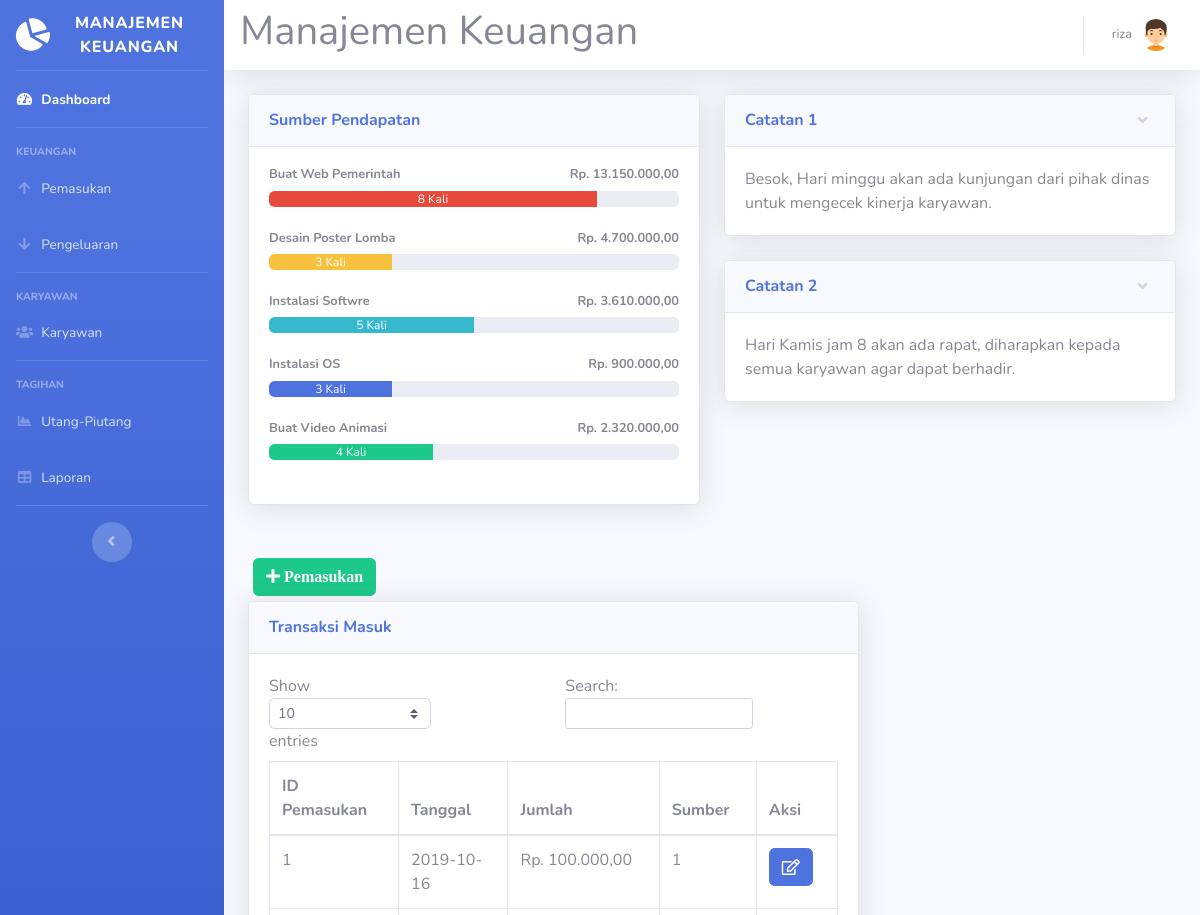
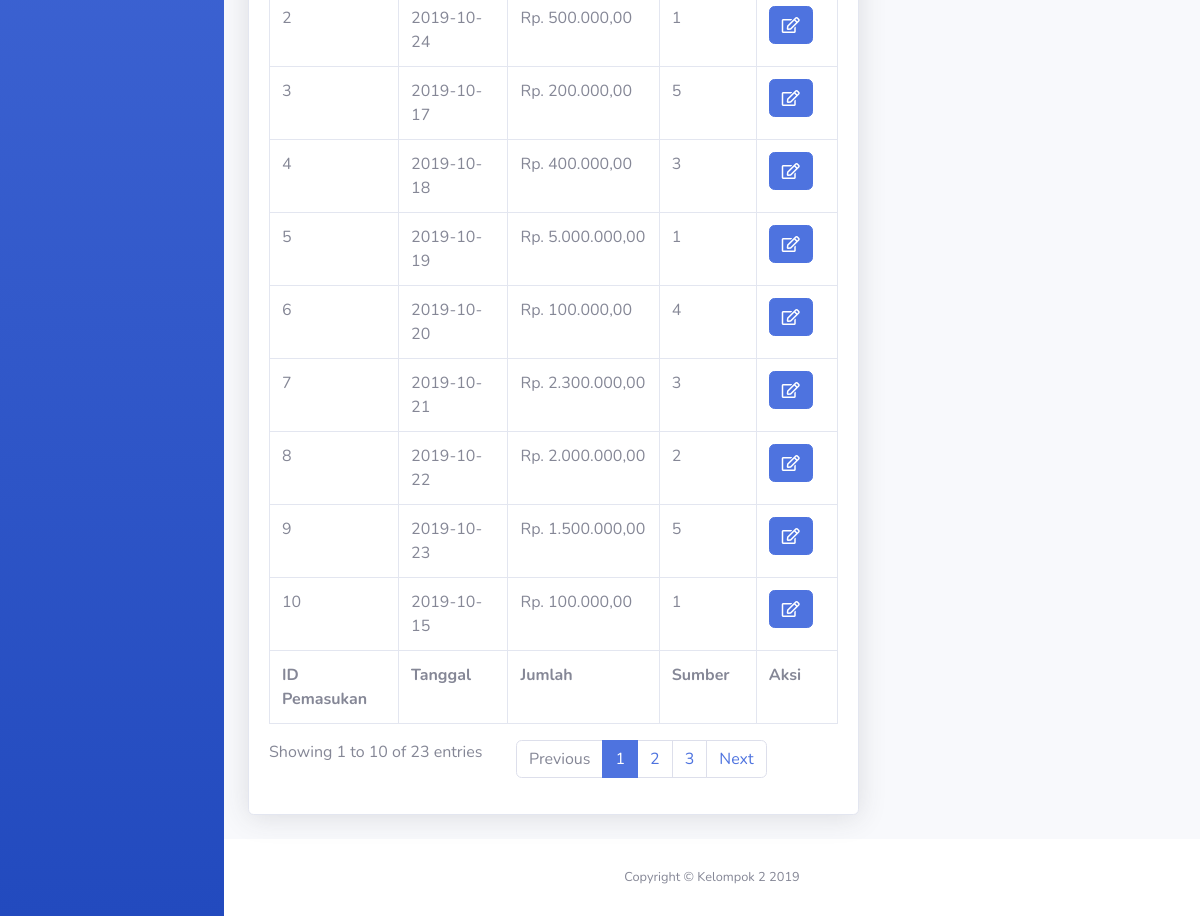
Page /pendapatan.php (signed in) on the committed database (2 pictures, top to bottom).
### tables this page shows
CREATE TABLE `sumber` (
  `id_sumber` int(11) NOT NULL,
  `nama` varchar(40) NOT NULL
);

CREATE TABLE `catatan` (
  `id_catatan` int(11) NOT NULL,
  `catatan` text NOT NULL
);

CREATE TABLE `pemasukan` (
  `id_pemasukan` int(11) NOT NULL,
  `tgl_pemasukan` date NOT NULL,
  `jumlah` int(11) NOT NULL,
  `id_sumber` int(11) NOT NULL
);

### pendapatan.php (the view, shortened to what this page needs)
<!DOCTYPE html>
<html lang="en">
<head>
  <link href="vendor/fontawesome-free/css/all.min.css" rel="stylesheet" type="text/css">
  <link href="css/sb-admin-2.min.css" rel="stylesheet">
</head>
<body id="page-top">
<?php
require 'koneksi.php';
require ('sidebar.php'); ?>
      <div id="content">
<?php require ('navbar.php'); ?>
        <div class="container-fluid">
          <div class="row">
            <div class="col-lg-6 mb-4">
              <div class="card shadow mb-4">
                <div class="card-header py-3">
                  <h6 class="m-0 font-weight-bold text-primary">Sumber Pendapatan</h6>
                </div>
                <div class="card-body">
				<?php
				$namasumber1 = mysqli_query($koneksi,"SELECT * FROM `sumber` where id_sumber= 1 ");
				$sumbern1= mysqli_fetch_assoc($namasumber1);
				$namasumber2 = mysqli_query($koneksi,"SELECT * FROM `sumber` where id_sumber= 2 ");
				$sumbern2= mysqli_fetch_assoc($namasumber2);
				$namasumber3 = mysqli_query($koneksi,"SELECT * FROM `sumber` where id_sumber= 3 ");
				$sumbern3= mysqli_fetch_assoc($namasumber3);
				$namasumber4 = mysqli_query($koneksi,"SELECT * FROM `sumber` where id_sumber= 4 ");
				$sumbern4= mysqli_fetch_assoc($namasumber4);
				$namasumber5 = mysqli_query($koneksi,"SELECT * FROM `sumber` where id_sumber= 5 ");
				$sumbern5= mysqli_fetch_assoc($namasumber5);
				$hasil1=mysqli_query($koneksi,"SELECT * FROM pemasukan where id_sumber = 1");
				while ($jumlah1=mysqli_fetch_array($hasil1)){
				$arrayhasil1[] = $jumlah1['jumlah'];
				}
				$jumlahhasil1 = array_sum($arrayhasil1);
				$hasil2=mysqli_query($koneksi,"SELECT * FROM pemasukan where id_sumber = 2");
				while ($jumlah2=mysqli_fetch_array($hasil2)){
				$arrayhasil2[] = $jumlah2['jumlah'];
				}
				$jumlahhasil2 = array_sum($arrayhasil2);
				$hasil3=mysqli_query($koneksi,"SELECT * FROM pemasukan where id_sumber = 3");
				while ($jumlah3=mysqli_fetch_array($hasil3)){
				$arrayhasil3[] = $jumlah3['jumlah'];
				}
				$jumlahhasil3 = array_sum($arrayhasil3);
				$hasil4=mysqli_query($koneksi,"SELECT * FROM pemasukan where id_sumber = 4");
				while ($jumlah4=mysqli_fetch_array($hasil4)){
				$arrayhasil4[] = $jumlah4['jumlah'];
				}
				$jumlahhasil4 = array_sum($arrayhasil4);
				$hasil5=mysqli_query($koneksi,"SELECT * FROM pemasukan where id_sumber = 5");
				while ($jumlah5=mysqli_fetch_array($hasil5)){
				$arrayhasil5[] = $jumlah5['jumlah'];
				}
				$jumlahhasil5 = array_sum($arrayhasil5);
				$sumber1 = mysqli_query($koneksi,"SELECT id_sumber FROM pemasukan where id_sumber ='1'");
				$sumber1text = mysqli_num_rows($sumber1);
				$sumber1 = mysqli_num_rows($sumber1);
				$sumber1 = $sumber1 * 10;
				$sumber2 = mysqli_query($koneksi,"SELECT id_sumber FROM pemasukan where id_sumber ='2'");
				$sumber2text = mysqli_num_rows($sumber2);
				$sumber2 = mysqli_num_rows($sumber2);
				$sumber2 = $sumber2 * 10;
				$sumber3 = mysqli_query($koneksi,"SELECT id_sumber FROM pemasukan where id_sumber ='3'");
				$sumber3text = mysqli_num_rows($sumber3);
				$sumber3 = mysqli_num_rows($sumber3);
				$sumber3 = $sumber3 * 10;
				$sumber4 = mysqli_query($koneksi,"SELECT id_sumber FROM pemasukan where id_sumber ='4'");
				$sumber4text = mysqli_num_rows($sumber4);
				$sumber4 = mysqli_num_rows($sumber4);
				$sumber4 = $sumber4 * 10;
				$sumber5 = mysqli_query($koneksi,"SELECT id_sumber FROM pemasukan where id_sumber ='5'");
				$sumber5text = mysqli_num_rows($sumber5);
				$sumber5 = mysqli_num_rows($sumber5);
				$sumber5 = $sumber5 * 10;
				echo '
                  <h4 class="small font-weight-bold">'.$sumbern1['nama'].'<span class="float-right">Rp. '.number_format($jumlahhasil1,2,',','.').'</span></h4>
                  <div class="progress mb-4">
                    <div class="progress-bar bg-danger" role="progressbar" style="width:'.$sumber1.'%" aria-valuenow="50" aria-valuemin="0" aria-valuemax="100">'.$sumber1text.' Kali</div>
                  </div>
				  <h4 class="small font-weight-bold">'.$sumbern2['nama'].'<span class="float-right">Rp. '.number_format($jumlahhasil2,2,',','.').'</span></h4>
                  <div class="progress mb-4">
                    <div class="progress-bar bg-warning" role="progressbar" style="width:'.$sumber2.'%" aria-valuenow="50" aria-valuemin="0" aria-valuemax="100">'.$sumber2text.' Kali</div>
                  </div>
				  <h4 class="small font-weight-bold">'.$sumbern3['nama'].'<span class="float-right">Rp. '.number_format($jumlahhasil3,2,',','.').'</span></h4>
                  <div class="progress mb-4">
                    <div class="progress-bar bg-info" role="progressbar" style="width:'.$sumber3.'%" aria-valuenow="50" aria-valuemin="0" aria-valuemax="100">'.$sumber3text.' Kali</div>
                  </div>
				  <h4 class="small font-weight-bold">'.$sumbern4['nama'].'<span class="float-right">Rp. '.number_format($jumlahhasil4,2,',','.').'</span></h4>
                  <div class="progress mb-4">
                    <div class="progress-bar bg-primary" role="progressbar" style="width:'.$sumber4.'%" aria-valuenow="50" aria-valuemin="0" aria-valuemax="100">'.$sumber4text.' Kali</div>
                  </div>
				  <h4 class="small font-weight-bold">'.$sumbern5['nama'].'<span class="float-right">Rp. '.number_format($jumlahhasil5,2,',','.').'</span></h4>
                  <div class="progress mb-4">
                    <div class="progress-bar bg-success" role="progressbar" style="width:'.$sumber5.'%" aria-valuenow="50" aria-valuemin="0" aria-valuemax="100">'.$sumber5text.' Kali</div>
                  </div>';
				  ?>
                </div>
              </div>
			  </div>
			              <div class="col-lg-6">
              <div class="card shadow mb-4">
                <a href="#collapseCardExample" class="d-block card-header py-3" data-toggle="collapse" role="button" aria-expanded="true" aria-controls="collapseCardExample">
                  <h6 class="m-0 font-weight-bold text-primary">Catatan 1</h6>
                </a>
                <div class="collapse show" id="collapseCardExample">
                  <div class="card-body">
				  <?php $catatan1 = mysqli_query($koneksi, "SELECT catatan FROM catatan where id_catatan= 1");
                  $catatan1 = mysqli_fetch_array($catatan1);
				  echo $catatan1['catatan'];
				  ?>
				  </div>
                </div>
              </div>
			                <div class="card shadow mb-4">
                <a href="#collapseCardExample1" class="d-block card-header py-3" data-toggle="collapse" role="button" aria-expanded="true" aria-controls="collapseCardExample1">
                  <h6 class="m-0 font-weight-bold text-primary">Catatan 2</h6>
                </a>
                <div class="collapse show" id="collapseCardExample1">
                  <div class="card-body">
                  <?php $catatan2 = mysqli_query($koneksi, "SELECT * FROM catatan where id_catatan= 2");
                  $catatan2 = mysqli_fetch_array($catatan2);
				  echo $catatan2['catatan'];
				  ?></div>
                </div>
              </div>
			  </div>
					   <div class="col-xl-8 col-lg-7">
					   <button type="button" class="btn btn-success" style="margin:5px" data-toggle="modal" data-target="#myModalTambah"><i class="fa fa-plus"> Pemasukan</i></button><br>
          <div class="card shadow mb-4">
            <div class="card-header py-3">
              <h6 class="m-0 font-weight-bold text-primary">Transaksi Masuk</h6>
            </div>
            <div class="card-body">
              <div class="table-responsive">
               <table class="table table-bordered" id="dataTable" width="100%" cellspacing="0">
                  <thead>
                    <tr>
                      <th>ID Pemasukan</th>
                      <th>Tanggal</th>
                      <th>Jumlah</th>
                      <th>Sumber</th>
					  <th>Aksi</th>
                    </tr>
                  </thead>
                  <tfoot>
                    <tr>
                      <th>ID Pemasukan</th>
                      <th>Tanggal</th>
                      <th>Jumlah</th>
                      <th>Sumber</th>
                      <th>Aksi</th>
                    </tr>
                  </tfoot>
                  <tbody>
				  <?php
$query = mysqli_query($koneksi,"SELECT * FROM pemasukan");
while ($data = mysqli_fetch_assoc($query))
{
?>
                    <tr>
                      <td><?=$data['id_pemasukan']?></td>
                      <td><?=$data['tgl_pemasukan']?></td>
                      <td>Rp. <?=number_format($data['jumlah'],2,',','.');?></td>
                      <td><?=$data['id_sumber']?></td>
					  <td>
<a href="#" type="button" class=" fa fa-edit btn btn-primary btn-md" data-toggle="modal" data-target="#myModal<?php echo $data['id_pemasukan']; ?>"></a>
</td>
</tr>
  </div>
<?php
}
?>
<?php require 'footer.php'?>
</body>
</html>

### rows in the picture
sumber: nama "Buat Web Pemerintah"
sumber: nama "Desain Poster Lomba"
sumber: nama "Instalasi Softwre"
sumber: nama "Instalasi OS"
sumber: nama "Buat Video Animasi"
catatan: catatan "Besok, Hari minggu akan ada kunjungan dari pihak dinas untuk mengecek kinerja karyawan."
catatan: catatan "Hari Kamis jam 8 akan ada rapat, diharapkan kepada semua karyawan agar dapat berhadir."
pemasukan: id_pemasukan "1", tgl_pemasukan "2019-10-16", jumlah "100.000,00", id_sumber "1"
pemasukan: id_pemasukan "2", tgl_pemasukan "2019-10-24", jumlah "500.000,00", id_sumber "1"
pemasukan: id_pemasukan "3", tgl_pemasukan "2019-10-17", jumlah "200.000,00", id_sumber "5"
pemasukan: id_pemasukan "4", tgl_pemasukan "2019-10-18", jumlah "400.000,00", id_sumber "3"
pemasukan: id_pemasukan "5", tgl_pemasukan "2019-10-19", jumlah "5.000.000,00", id_sumber "1"
pemasukan: id_pemasukan "6", tgl_pemasukan "2019-10-20", jumlah "100.000,00", id_sumber "4"
pemasukan: id_pemasukan "7", tgl_pemasukan "2019-10-21", jumlah "2.300.000,00", id_sumber "3"
pemasukan: id_pemasukan "8", tgl_pemasukan "2019-10-22", jumlah "2.000.000,00", id_sumber "2"
pemasukan: id_pemasukan "9", tgl_pemasukan "2019-10-23", jumlah "1.500.000,00", id_sumber "5"
pemasukan: id_pemasukan "10", tgl_pemasukan "2019-10-15", jumlah "100.000,00", id_sumber "1"

### other values in the picture
$_SESSION['nama'] "riza"
$jumlahhasil1 "13.150.000,00"
$sumber1text "8"
$jumlahhasil2 "4.700.000,00"
$sumber2text "3"
$jumlahhasil3 "3.610.000,00"
$sumber3text "5"
$jumlahhasil4 "900.000,00"
$sumber4text "3"
$jumlahhasil5 "2.320.000,00"
$sumber5text "4"
